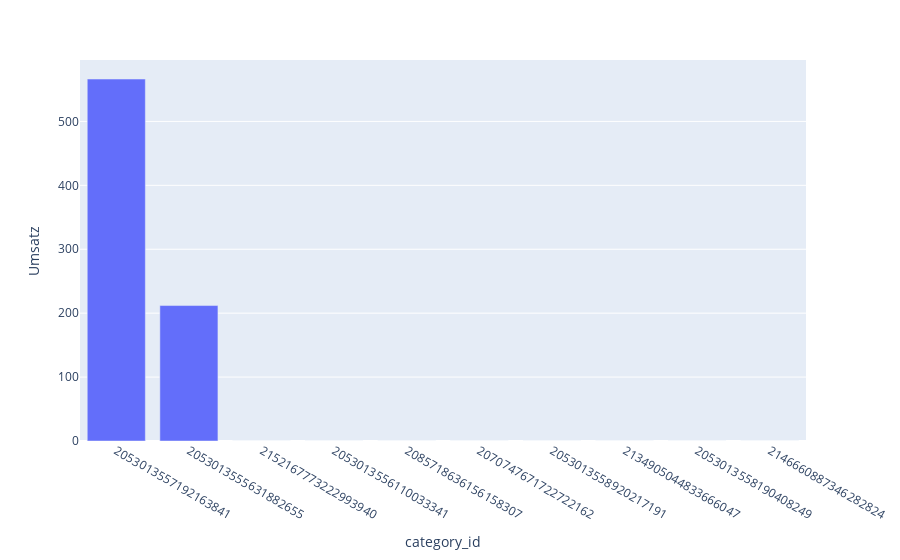

The cell this chart's notebook holds for it:
### Code cell
px.bar(sdf_category_id_overview.limit(10).toPandas(), x='category_id', y='Umsatz')

### Figure 1 — Plotly figure (JSON) as saved in the notebook; plotly's stock layout.template omitted (floating-point values rounded to 4 significant figures)
{"data": [{"alignmentgroup": "True", "hovertemplate": "category_id=%{x}<br>Umsatz=%{y}<extra></extra>", "legendgroup": "", "marker": {"color": "#636efa"}, "name": "", "offsetgroup": "", "orientation": "v", "showlegend": false, "textposition": "auto", "type": "bar", "x": ["2053013557192163841", "2053013555631882655", "2152167773222993940", "2053013556110033341", "2085718636156158307", "2070747671722722162", "2053013558920217191", "2134905044833666047", "2053013558190408249", "2146660887346282824"], "xaxis": "x", "y": [566.3, 211.9, 0, 0, 0, 0, 0, 0, 0, 0], "yaxis": "y"}], "layout": {"barmode": "relative", "legend": {"tracegroupgap": 0}, "margin": {"t": 60}, "xaxis": {"anchor": "y", "domain": [0, 1], "title": {"text": "category_id"}}, "yaxis": {"anchor": "x", "domain": [0, 1], "title": {"text": "Umsatz"}}}}
